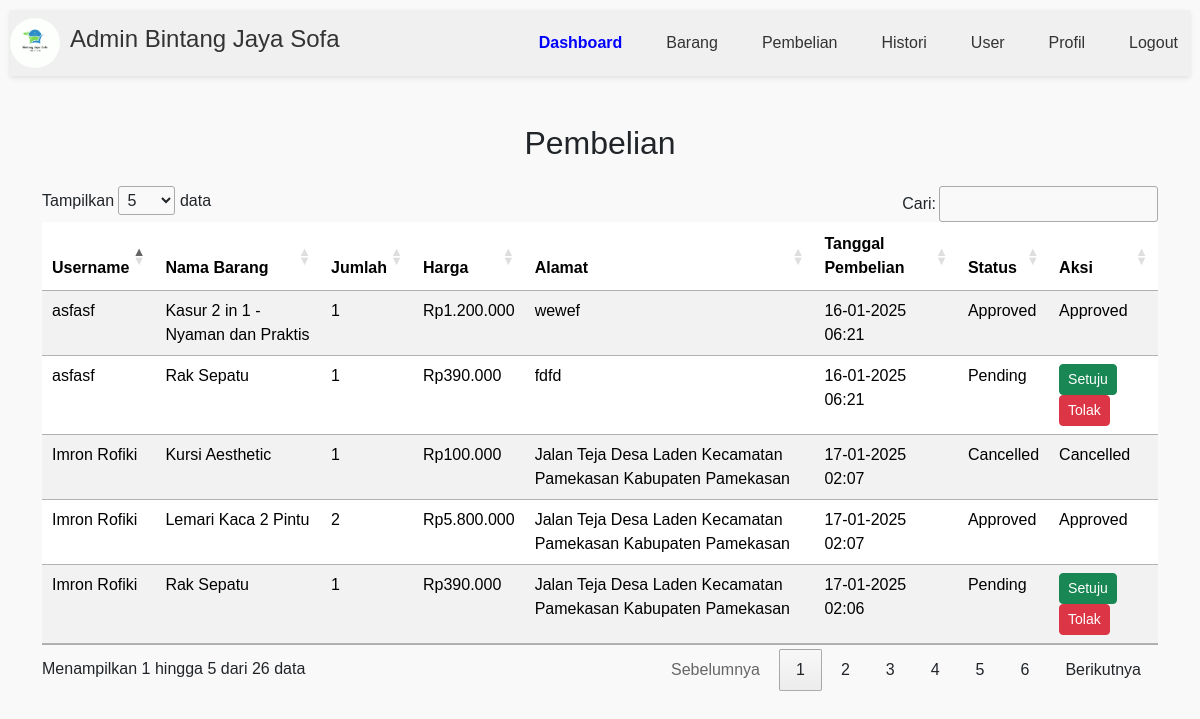
Page /admin/pembelian.php on the committed database.
### tables this page shows
CREATE TABLE `pembelian` (
  `id` int NOT NULL,
  `user_id` int NOT NULL,
  `penerima` varchar(255) NOT NULL,
  `no_hp` varchar(15) NOT NULL,
  `alamat` varchar(255) NOT NULL,
  `total_harga` int NOT NULL,
  `metode_pembayaran` enum('COD','E-BANKING','E-WALLET') NOT NULL,
  `status` varchar(20) DEFAULT NULL,
  `tanggal_pembelian` datetime DEFAULT CURRENT_TIMESTAMP,
  `alasan_pembatalan` text
);

CREATE TABLE `users` (
  `id` int NOT NULL,
  `username` varchar(50) NOT NULL,
  `email` varchar(50) NOT NULL,
  `password` varchar(255) NOT NULL,
  `role` enum('admin','user') NOT NULL DEFAULT 'user'
);

CREATE TABLE `barang` (
  `id` int NOT NULL,
  `nama_barang` varchar(255) NOT NULL,
  `kategori_id` int NOT NULL,
  `deskripsi` text NOT NULL,
  `jumlah_stok` int NOT NULL,
  `harga_barang` int NOT NULL,
  `foto_barang` varchar(255) NOT NULL
);

CREATE TABLE `detail_pembelian` (
  `id` int NOT NULL,
  `pembelian_id` int NOT NULL,
  `barang_id` int NOT NULL,
  `jumlah` int NOT NULL,
  `subtotal_harga` int NOT NULL
);

### admin/pembelian.php (the view, shortened to what this page needs)
<?php
include '../config.php';
$query = "SELECT
            pembelian.id,
            users.username AS user_nama,
            pembelian.penerima,
            pembelian.no_hp,
            pembelian.alamat,
            barang.nama_barang AS barang_nama,
            detail_pembelian.jumlah,
            pembelian.total_harga,
            pembelian.metode_pembayaran,
            pembelian.status,
            pembelian.tanggal_pembelian
          FROM pembelian
          JOIN users ON pembelian.user_id = users.id
          JOIN detail_pembelian ON pembelian.id = detail_pembelian.pembelian_id
          JOIN barang ON detail_pembelian.barang_id = barang.id
          ORDER BY pembelian.tanggal_pembelian DESC";
$result = $conn->query($query);
include 'sidebar.php';
?>
<!DOCTYPE html>
<html lang="en">
<head>
    <link href="https://cdn.jsdelivr.net/npm/bootstrap@5.3.2/dist/css/bootstrap.min.css" rel="stylesheet">
    <link rel="stylesheet" href="https://cdn.datatables.net/1.13.6/css/jquery.dataTables.min.css">
</head>
<body>
    <div class="container mt-5">
        <h2 class="mb-4 text-center">Pembelian</h2>
        <div class="table-responsive">
            <table id="pembelianTable" class="table table-striped table-hover" style="width:100%">
                <thead>
                    <tr>
                        <th>Username</th>
                        <th>Nama Barang</th>
                        <th>Jumlah</th>
                        <th>Harga</th>
                        <th>Alamat</th>
                        <th>Tanggal Pembelian</th>
                        <th>Status</th>
                        <th>Aksi</th>
                    </tr>
                </thead>
                <tbody>
                    <?php while ($row = $result->fetch_assoc()) { ?>
                        <tr>
                            <td><?= $row['user_nama']; ?></td>
                            <td><?= $row['barang_nama']; ?></td>
                            <td><?= htmlspecialchars($row['jumlah']); ?></td>
                            <td>Rp<?= number_format($row['total_harga'], 0, ',', '.'); ?></td>
                            <td><?= $row['alamat']; ?></td>
                            <td><?= date('d-m-Y H:i', strtotime($row['tanggal_pembelian'])); ?></td>
                            <td><?= $row['status']; ?></td>
                            <td>
                                <?php if ($row['status'] === 'Pending') { ?>
                                    <form method="POST" class="d-inline">
                                        <button type="submit" name="action" value="approve"
                                            class="btn btn-success btn-sm">Setuju</button>
                                    </form>
                                    <form method="POST" class="d-inline">
                                        <button type="submit" name="action" value="reject"
                                            class="btn btn-danger btn-sm">Tolak</button>
                                    </form>
                                <?php } else { ?>
                                    <?= $row['status']; ?>
                                <?php } ?>
                            </td>
                        </tr>
                    <?php } ?>
                </tbody>
            </table>
        </div>
    </div>
</body>
</html>

### admin/sidebar.php (style rules this page uses)
* { margin: 0; padding: 0; box-sizing: border-box; }
body { font-family: Arial, sans-serif; }

### admin/pembelian.php (style rules this page uses)
body { font-family: Arial, sans-serif; background-color: #f9f9f9; padding: 10px; }

### rows in the picture
pembelian: user.username "Imron Rofiki", barang.nama_barang "Kursi Aesthetic", detail_pembelian.jumlah "1", total_harga "100.000", alamat "Jalan Teja Desa Laden Kecamatan Pamekasan Kabupaten Pamekasan", tanggal_pembelian "17-01-2025 02:07", status "Cancelled"
pembelian: user.username "Imron Rofiki", barang.nama_barang "Lemari Kaca 2 Pintu", detail_pembelian.jumlah "2", total_harga "5.800.000", alamat "Jalan Teja Desa Laden Kecamatan Pamekasan Kabupaten Pamekasan", tanggal_pembelian "17-01-2025 02:07", status "Approved"
pembelian: user.username "Imron Rofiki", barang.nama_barang "Rak Sepatu", detail_pembelian.jumlah "1", total_harga "390.000", alamat "Jalan Teja Desa Laden Kecamatan Pamekasan Kabupaten Pamekasan", tanggal_pembelian "17-01-2025 02:06", status "Pending"
pembelian: user.username "asfasf", barang.nama_barang "Kasur 2 in 1 - Nyaman dan Praktis", detail_pembelian.jumlah "1", total_harga "1.200.000", alamat "wewef", tanggal_pembelian "16-01-2025 06:21", status "Approved"
pembelian: user.username "asfasf", barang.nama_barang "Rak Sepatu", detail_pembelian.jumlah "1", total_harga "390.000", alamat "fdfd", tanggal_pembelian "16-01-2025 06:21", status "Pending"
